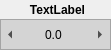
<?xml version="1.0" encoding="UTF-8"?>
<ui version="4.0">
 <class>Form</class>
 <widget class="QWidget" name="Form">
  <property name="geometry">
   <rect>
    <x>0</x>
    <y>0</y>
    <width>111</width>
    <height>50</height>
   </rect>
  </property>
  <property name="sizePolicy">
   <sizepolicy hsizetype="Fixed" vsizetype="Fixed">
    <horstretch>0</horstretch>
    <verstretch>0</verstretch>
   </sizepolicy>
  </property>
  <property name="minimumSize">
   <size>
    <width>111</width>
    <height>50</height>
   </size>
  </property>
  <property name="maximumSize">
   <size>
    <width>111</width>
    <height>50</height>
   </size>
  </property>
  <property name="baseSize">
   <size>
    <width>111</width>
    <height>35</height>
   </size>
  </property>
  <property name="mouseTracking">
   <bool>true</bool>
  </property>
  <property name="windowTitle">
   <string>Form</string>
  </property>
  <property name="toolTip">
   <string/>
  </property>
  <property name="statusTip">
   <string/>
  </property>
  <property name="whatsThis">
   <string/>
  </property>
  <widget class="QFrame" name="frame">
   <property name="geometry">
    <rect>
     <x>0</x>
     <y>19</y>
     <width>111</width>
     <height>31</height>
    </rect>
   </property>
   <property name="sizePolicy">
    <sizepolicy hsizetype="Fixed" vsizetype="Fixed">
     <horstretch>0</horstretch>
     <verstretch>0</verstretch>
    </sizepolicy>
   </property>
   <property name="minimumSize">
    <size>
     <width>111</width>
     <height>31</height>
    </size>
   </property>
   <property name="maximumSize">
    <size>
     <width>111</width>
     <height>31</height>
    </size>
   </property>
   <property name="palette">
    <palette>
     <active>
      <colorrole role="WindowText">
       <brush brushstyle="SolidPattern">
        <color alpha="255">
         <red>0</red>
         <green>0</green>
         <blue>0</blue>
        </color>
       </brush>
      </colorrole>
      <colorrole role="Button">
       <brush brushstyle="SolidPattern">
        <color alpha="255">
         <red>212</red>
         <green>212</green>
         <blue>212</blue>
        </color>
       </brush>
      </colorrole>
      <colorrole role="Light">
       <brush brushstyle="SolidPattern">
        <color alpha="255">
         <red>255</red>
         <green>255</green>
         <blue>255</blue>
        </color>
       </brush>
      </colorrole>
      <colorrole role="Midlight">
       <brush brushstyle="SolidPattern">
        <color alpha="255">
         <red>233</red>
         <green>233</green>
         <blue>233</blue>
        </color>
       </brush>
      </colorrole>
      <colorrole role="Dark">
       <brush brushstyle="SolidPattern">
        <color alpha="255">
         <red>106</red>
         <green>106</green>
         <blue>106</blue>
        </color>
       </brush>
      </colorrole>
      <colorrole role="Mid">
       <brush brushstyle="SolidPattern">
        <color alpha="255">
         <red>141</red>
         <green>141</green>
         <blue>141</blue>
        </color>
       </brush>
      </colorrole>
      <colorrole role="Text">
       <brush brushstyle="SolidPattern">
        <color alpha="255">
         <red>0</red>
         <green>0</green>
         <blue>0</blue>
        </color>
       </brush>
      </colorrole>
      <colorrole role="BrightText">
       <brush brushstyle="SolidPattern">
        <color alpha="255">
         <red>255</red>
         <green>255</green>
         <blue>255</blue>
        </color>
       </brush>
      </colorrole>
      <colorrole role="ButtonText">
       <brush brushstyle="SolidPattern">
        <color alpha="255">
         <red>0</red>
         <green>0</green>
         <blue>0</blue>
        </color>
       </brush>
      </colorrole>
      <colorrole role="Base">
       <brush brushstyle="SolidPattern">
        <color alpha="255">
         <red>255</red>
         <green>255</green>
         <blue>255</blue>
        </color>
       </brush>
      </colorrole>
      <colorrole role="Window">
       <brush brushstyle="SolidPattern">
        <color alpha="255">
         <red>212</red>
         <green>212</green>
         <blue>212</blue>
        </color>
       </brush>
      </colorrole>
      <colorrole role="Shadow">
       <brush brushstyle="SolidPattern">
        <color alpha="255">
         <red>0</red>
         <green>0</green>
         <blue>0</blue>
        </color>
       </brush>
      </colorrole>
      <colorrole role="AlternateBase">
       <brush brushstyle="SolidPattern">
        <color alpha="255">
         <red>233</red>
         <green>233</green>
         <blue>233</blue>
        </color>
       </brush>
      </colorrole>
      <colorrole role="ToolTipBase">
       <brush brushstyle="SolidPattern">
        <color alpha="255">
         <red>255</red>
         <green>255</green>
         <blue>220</blue>
        </color>
       </brush>
      </colorrole>
      <colorrole role="ToolTipText">
       <brush brushstyle="SolidPattern">
        <color alpha="255">
         <red>0</red>
         <green>0</green>
         <blue>0</blue>
        </color>
       </brush>
      </colorrole>
     </active>
     <inactive>
      <colorrole role="WindowText">
       <brush brushstyle="SolidPattern">
        <color alpha="255">
         <red>0</red>
         <green>0</green>
         <blue>0</blue>
        </color>
       </brush>
      </colorrole>
      <colorrole role="Button">
       <brush brushstyle="SolidPattern">
        <color alpha="255">
         <red>212</red>
         <green>212</green>
         <blue>212</blue>
        </color>
       </brush>
      </colorrole>
      <colorrole role="Light">
       <brush brushstyle="SolidPattern">
        <color alpha="255">
         <red>255</red>
         <green>255</green>
         <blue>255</blue>
        </color>
       </brush>
      </colorrole>
      <colorrole role="Midlight">
       <brush brushstyle="SolidPattern">
        <color alpha="255">
         <red>233</red>
         <green>233</green>
         <blue>233</blue>
        </color>
       </brush>
      </colorrole>
      <colorrole role="Dark">
       <brush brushstyle="SolidPattern">
        <color alpha="255">
         <red>106</red>
         <green>106</green>
         <blue>106</blue>
        </color>
       </brush>
      </colorrole>
      <colorrole role="Mid">
       <brush brushstyle="SolidPattern">
        <color alpha="255">
         <red>141</red>
         <green>141</green>
         <blue>141</blue>
        </color>
       </brush>
      </colorrole>
      <colorrole role="Text">
       <brush brushstyle="SolidPattern">
        <color alpha="255">
         <red>0</red>
         <green>0</green>
         <blue>0</blue>
        </color>
       </brush>
      </colorrole>
      <colorrole role="BrightText">
       <brush brushstyle="SolidPattern">
        <color alpha="255">
         <red>255</red>
         <green>255</green>
         <blue>255</blue>
        </color>
       </brush>
      </colorrole>
      <colorrole role="ButtonText">
       <brush brushstyle="SolidPattern">
        <color alpha="255">
         <red>0</red>
         <green>0</green>
         <blue>0</blue>
        </color>
       </brush>
      </colorrole>
      <colorrole role="Base">
       <brush brushstyle="SolidPattern">
        <color alpha="255">
         <red>255</red>
         <green>255</green>
         <blue>255</blue>
        </color>
       </brush>
      </colorrole>
      <colorrole role="Window">
       <brush brushstyle="SolidPattern">
        <color alpha="255">
         <red>212</red>
         <green>212</green>
         <blue>212</blue>
        </color>
       </brush>
      </colorrole>
      <colorrole role="Shadow">
       <brush brushstyle="SolidPattern">
        <color alpha="255">
         <red>0</red>
         <green>0</green>
         <blue>0</blue>
        </color>
       </brush>
      </colorrole>
      <colorrole role="AlternateBase">
       <brush brushstyle="SolidPattern">
        <color alpha="255">
         <red>233</red>
         <green>233</green>
         <blue>233</blue>
        </color>
       </brush>
      </colorrole>
      <colorrole role="ToolTipBase">
       <brush brushstyle="SolidPattern">
        <color alpha="255">
         <red>255</red>
         <green>255</green>
         <blue>220</blue>
        </color>
       </brush>
      </colorrole>
      <colorrole role="ToolTipText">
       <brush brushstyle="SolidPattern">
        <color alpha="255">
         <red>0</red>
         <green>0</green>
         <blue>0</blue>
        </color>
       </brush>
      </colorrole>
     </inactive>
     <disabled>
      <colorrole role="WindowText">
       <brush brushstyle="SolidPattern">
        <color alpha="255">
         <red>106</red>
         <green>106</green>
         <blue>106</blue>
        </color>
       </brush>
      </colorrole>
      <colorrole role="Button">
       <brush brushstyle="SolidPattern">
        <color alpha="255">
         <red>212</red>
         <green>212</green>
         <blue>212</blue>
        </color>
       </brush>
      </colorrole>
      <colorrole role="Light">
       <brush brushstyle="SolidPattern">
        <color alpha="255">
         <red>255</red>
         <green>255</green>
         <blue>255</blue>
        </color>
       </brush>
      </colorrole>
      <colorrole role="Midlight">
       <brush brushstyle="SolidPattern">
        <color alpha="255">
         <red>233</red>
         <green>233</green>
         <blue>233</blue>
        </color>
       </brush>
      </colorrole>
      <colorrole role="Dark">
       <brush brushstyle="SolidPattern">
        <color alpha="255">
         <red>106</red>
         <green>106</green>
         <blue>106</blue>
        </color>
       </brush>
      </colorrole>
      <colorrole role="Mid">
       <brush brushstyle="SolidPattern">
        <color alpha="255">
         <red>141</red>
         <green>141</green>
         <blue>141</blue>
        </color>
       </brush>
      </colorrole>
      <colorrole role="Text">
       <brush brushstyle="SolidPattern">
        <color alpha="255">
         <red>106</red>
         <green>106</green>
         <blue>106</blue>
        </color>
       </brush>
      </colorrole>
      <colorrole role="BrightText">
       <brush brushstyle="SolidPattern">
        <color alpha="255">
         <red>255</red>
         <green>255</green>
         <blue>255</blue>
        </color>
       </brush>
      </colorrole>
      <colorrole role="ButtonText">
       <brush brushstyle="SolidPattern">
        <color alpha="255">
         <red>106</red>
         <green>106</green>
         <blue>106</blue>
        </color>
       </brush>
      </colorrole>
      <colorrole role="Base">
       <brush brushstyle="SolidPattern">
        <color alpha="255">
         <red>212</red>
         <green>212</green>
         <blue>212</blue>
        </color>
       </brush>
      </colorrole>
      <colorrole role="Window">
       <brush brushstyle="SolidPattern">
        <color alpha="255">
         <red>212</red>
         <green>212</green>
         <blue>212</blue>
        </color>
       </brush>
      </colorrole>
      <colorrole role="Shadow">
       <brush brushstyle="SolidPattern">
        <color alpha="255">
         <red>0</red>
         <green>0</green>
         <blue>0</blue>
        </color>
       </brush>
      </colorrole>
      <colorrole role="AlternateBase">
       <brush brushstyle="SolidPattern">
        <color alpha="255">
         <red>212</red>
         <green>212</green>
         <blue>212</blue>
        </color>
       </brush>
      </colorrole>
      <colorrole role="ToolTipBase">
       <brush brushstyle="SolidPattern">
        <color alpha="255">
         <red>255</red>
         <green>255</green>
         <blue>220</blue>
        </color>
       </brush>
      </colorrole>
      <colorrole role="ToolTipText">
       <brush brushstyle="SolidPattern">
        <color alpha="255">
         <red>0</red>
         <green>0</green>
         <blue>0</blue>
        </color>
       </brush>
      </colorrole>
     </disabled>
    </palette>
   </property>
   <property name="layoutDirection">
    <enum>Qt::RightToLeft</enum>
   </property>
   <property name="autoFillBackground">
    <bool>true</bool>
   </property>
   <property name="frameShape">
    <enum>QFrame::StyledPanel</enum>
   </property>
   <property name="frameShadow">
    <enum>QFrame::Sunken</enum>
   </property>
   <widget class="QToolButton" name="decrementBtn">
    <property name="geometry">
     <rect>
      <x>0</x>
      <y>3</y>
      <width>20</width>
      <height>25</height>
     </rect>
    </property>
    <property name="minimumSize">
     <size>
      <width>20</width>
      <height>25</height>
     </size>
    </property>
    <property name="maximumSize">
     <size>
      <width>25</width>
      <height>25</height>
     </size>
    </property>
    <property name="text">
     <string/>
    </property>
    <property name="icon">
     <iconset>
      <normaloff>:/tool/select/icons/rewind.ico</normaloff>:/tool/select/icons/rewind.ico</iconset>
    </property>
    <property name="iconSize">
     <size>
      <width>17</width>
      <height>17</height>
     </size>
    </property>
    <property name="checkable">
     <bool>false</bool>
    </property>
    <property name="popupMode">
     <enum>QToolButton::DelayedPopup</enum>
    </property>
    <property name="autoRaise">
     <bool>true</bool>
    </property>
    <property name="arrowType">
     <enum>Qt::LeftArrow</enum>
    </property>
   </widget>
   <widget class="QToolButton" name="incrementBtn">
    <property name="geometry">
     <rect>
      <x>90</x>
      <y>3</y>
      <width>20</width>
      <height>25</height>
     </rect>
    </property>
    <property name="minimumSize">
     <size>
      <width>20</width>
      <height>25</height>
     </size>
    </property>
    <property name="maximumSize">
     <size>
      <width>25</width>
      <height>25</height>
     </size>
    </property>
    <property name="baseSize">
     <size>
      <width>25</width>
      <height>25</height>
     </size>
    </property>
    <property name="text">
     <string/>
    </property>
    <property name="icon">
     <iconset>
      <normaloff>:/tool/select/icons/forward.ico</normaloff>:/tool/select/icons/forward.ico</iconset>
    </property>
    <property name="iconSize">
     <size>
      <width>17</width>
      <height>17</height>
     </size>
    </property>
    <property name="checkable">
     <bool>false</bool>
    </property>
    <property name="autoRaise">
     <bool>true</bool>
    </property>
    <property name="arrowType">
     <enum>Qt::RightArrow</enum>
    </property>
   </widget>
   <widget class="QLineEdit" name="lineEdit">
    <property name="geometry">
     <rect>
      <x>19</x>
      <y>6</y>
      <width>71</width>
      <height>20</height>
     </rect>
    </property>
    <property name="palette">
     <palette>
      <active>
       <colorrole role="WindowText">
        <brush brushstyle="SolidPattern">
         <color alpha="255">
          <red>0</red>
          <green>0</green>
          <blue>0</blue>
         </color>
        </brush>
       </colorrole>
       <colorrole role="Button">
        <brush brushstyle="SolidPattern">
         <color alpha="255">
          <red>212</red>
          <green>212</green>
          <blue>212</blue>
         </color>
        </brush>
       </colorrole>
       <colorrole role="Light">
        <brush brushstyle="SolidPattern">
         <color alpha="255">
          <red>212</red>
          <green>212</green>
          <blue>212</blue>
         </color>
        </brush>
       </colorrole>
       <colorrole role="Midlight">
        <brush brushstyle="SolidPattern">
         <color alpha="255">
          <red>233</red>
          <green>233</green>
          <blue>233</blue>
         </color>
        </brush>
       </colorrole>
       <colorrole role="Dark">
        <brush brushstyle="SolidPattern">
         <color alpha="255">
          <red>106</red>
          <green>106</green>
          <blue>106</blue>
         </color>
        </brush>
       </colorrole>
       <colorrole role="Mid">
        <brush brushstyle="SolidPattern">
         <color alpha="255">
          <red>141</red>
          <green>141</green>
          <blue>141</blue>
         </color>
        </brush>
       </colorrole>
       <colorrole role="Text">
        <brush brushstyle="SolidPattern">
         <color alpha="255">
          <red>0</red>
          <green>0</green>
          <blue>0</blue>
         </color>
        </brush>
       </colorrole>
       <colorrole role="BrightText">
        <brush brushstyle="SolidPattern">
         <color alpha="255">
          <red>212</red>
          <green>212</green>
          <blue>212</blue>
         </color>
        </brush>
       </colorrole>
       <colorrole role="ButtonText">
        <brush brushstyle="SolidPattern">
         <color alpha="255">
          <red>0</red>
          <green>0</green>
          <blue>0</blue>
         </color>
        </brush>
       </colorrole>
       <colorrole role="Base">
        <brush brushstyle="SolidPattern">
         <color alpha="255">
          <red>212</red>
          <green>212</green>
          <blue>212</blue>
         </color>
        </brush>
       </colorrole>
       <colorrole role="Window">
        <brush brushstyle="SolidPattern">
         <color alpha="255">
          <red>212</red>
          <green>212</green>
          <blue>212</blue>
         </color>
        </brush>
       </colorrole>
       <colorrole role="Shadow">
        <brush brushstyle="SolidPattern">
         <color alpha="255">
          <red>0</red>
          <green>0</green>
          <blue>0</blue>
         </color>
        </brush>
       </colorrole>
       <colorrole role="HighlightedText">
        <brush brushstyle="SolidPattern">
         <color alpha="255">
          <red>212</red>
          <green>212</green>
          <blue>212</blue>
         </color>
        </brush>
       </colorrole>
       <colorrole role="AlternateBase">
        <brush brushstyle="SolidPattern">
         <color alpha="255">
          <red>233</red>
          <green>233</green>
          <blue>233</blue>
         </color>
        </brush>
       </colorrole>
       <colorrole role="NoRole">
        <brush brushstyle="SolidPattern">
         <color alpha="255">
          <red>212</red>
          <green>212</green>
          <blue>212</blue>
         </color>
        </brush>
       </colorrole>
       <colorrole role="ToolTipBase">
        <brush brushstyle="SolidPattern">
         <color alpha="255">
          <red>255</red>
          <green>255</green>
          <blue>220</blue>
         </color>
        </brush>
       </colorrole>
       <colorrole role="ToolTipText">
        <brush brushstyle="SolidPattern">
         <color alpha="255">
          <red>0</red>
          <green>0</green>
          <blue>0</blue>
         </color>
        </brush>
       </colorrole>
      </active>
      <inactive>
       <colorrole role="WindowText">
        <brush brushstyle="SolidPattern">
         <color alpha="255">
          <red>0</red>
          <green>0</green>
          <blue>0</blue>
         </color>
        </brush>
       </colorrole>
       <colorrole role="Button">
        <brush brushstyle="SolidPattern">
         <color alpha="255">
          <red>212</red>
          <green>212</green>
          <blue>212</blue>
         </color>
        </brush>
       </colorrole>
       <colorrole role="Light">
        <brush brushstyle="SolidPattern">
         <color alpha="255">
          <red>212</red>
          <green>212</green>
          <blue>212</blue>
         </color>
        </brush>
       </colorrole>
       <colorrole role="Midlight">
        <brush brushstyle="SolidPattern">
         <color alpha="255">
          <red>233</red>
          <green>233</green>
          <blue>233</blue>
         </color>
        </brush>
       </colorrole>
       <colorrole role="Dark">
        <brush brushstyle="SolidPattern">
         <color alpha="255">
          <red>106</red>
          <green>106</green>
          <blue>106</blue>
         </color>
        </brush>
       </colorrole>
       <colorrole role="Mid">
        <brush brushstyle="SolidPattern">
         <color alpha="255">
          <red>141</red>
          <green>141</green>
          <blue>141</blue>
         </color>
        </brush>
       </colorrole>
       <colorrole role="Text">
        <brush brushstyle="SolidPattern">
         <color alpha="255">
          <red>0</red>
          <green>0</green>
          <blue>0</blue>
         </color>
        </brush>
       </colorrole>
       <colorrole role="BrightText">
        <brush brushstyle="SolidPattern">
         <color alpha="255">
          <red>212</red>
          <green>212</green>
          <blue>212</blue>
         </color>
        </brush>
       </colorrole>
       <colorrole role="ButtonText">
        <brush brushstyle="SolidPattern">
         <color alpha="255">
          <red>0</red>
          <green>0</green>
          <blue>0</blue>
         </color>
        </brush>
       </colorrole>
       <colorrole role="Base">
        <brush brushstyle="SolidPattern">
         <color alpha="255">
          <red>212</red>
          <green>212</green>
          <blue>212</blue>
         </color>
        </brush>
       </colorrole>
       <colorrole role="Window">
        <brush brushstyle="SolidPattern">
         <color alpha="255">
          <red>212</red>
          <green>212</green>
          <blue>212</blue>
         </color>
        </brush>
       </colorrole>
       <colorrole role="Shadow">
        <brush brushstyle="SolidPattern">
         <color alpha="255">
          <red>0</red>
          <green>0</green>
          <blue>0</blue>
         </color>
        </brush>
       </colorrole>
       <colorrole role="HighlightedText">
        <brush brushstyle="SolidPattern">
         <color alpha="255">
          <red>212</red>
          <green>212</green>
          <blue>212</blue>
         </color>
        </brush>
       </colorrole>
       <colorrole role="AlternateBase">
        <brush brushstyle="SolidPattern">
         <color alpha="255">
          <red>233</red>
          <green>233</green>
          <blue>233</blue>
         </color>
        </brush>
       </colorrole>
       <colorrole role="NoRole">
        <brush brushstyle="SolidPattern">
         <color alpha="255">
          <red>212</red>
          <green>212</green>
          <blue>212</blue>
         </color>
        </brush>
       </colorrole>
       <colorrole role="ToolTipBase">
        <brush brushstyle="SolidPattern">
         <color alpha="255">
          <red>255</red>
          <green>255</green>
          <blue>220</blue>
         </color>
        </brush>
       </colorrole>
       <colorrole role="ToolTipText">
        <brush brushstyle="SolidPattern">
         <color alpha="255">
          <red>0</red>
          <green>0</green>
          <blue>0</blue>
         </color>
        </brush>
       </colorrole>
      </inactive>
      <disabled>
       <colorrole role="WindowText">
        <brush brushstyle="SolidPattern">
         <color alpha="255">
          <red>106</red>
          <green>106</green>
          <blue>106</blue>
         </color>
        </brush>
       </colorrole>
       <colorrole role="Button">
        <brush brushstyle="SolidPattern">
         <color alpha="255">
          <red>212</red>
          <green>212</green>
          <blue>212</blue>
         </color>
        </brush>
       </colorrole>
       <colorrole role="Light">
        <brush brushstyle="SolidPattern">
         <color alpha="255">
          <red>212</red>
          <green>212</green>
          <blue>212</blue>
         </color>
        </brush>
       </colorrole>
       <colorrole role="Midlight">
        <brush brushstyle="SolidPattern">
         <color alpha="255">
          <red>233</red>
          <green>233</green>
          <blue>233</blue>
         </color>
        </brush>
       </colorrole>
       <colorrole role="Dark">
        <brush brushstyle="SolidPattern">
         <color alpha="255">
          <red>106</red>
          <green>106</green>
          <blue>106</blue>
         </color>
        </brush>
       </colorrole>
       <colorrole role="Mid">
        <brush brushstyle="SolidPattern">
         <color alpha="255">
          <red>141</red>
          <green>141</green>
          <blue>141</blue>
         </color>
        </brush>
       </colorrole>
       <colorrole role="Text">
        <brush brushstyle="SolidPattern">
         <color alpha="255">
          <red>106</red>
          <green>106</green>
          <blue>106</blue>
         </color>
        </brush>
       </colorrole>
       <colorrole role="BrightText">
        <brush brushstyle="SolidPattern">
         <color alpha="255">
          <red>212</red>
          <green>212</green>
          <blue>212</blue>
         </color>
        </brush>
       </colorrole>
       <colorrole role="ButtonText">
        <brush brushstyle="SolidPattern">
         <color alpha="255">
          <red>106</red>
          <green>106</green>
          <blue>106</blue>
         </color>
        </brush>
       </colorrole>
       <colorrole role="Base">
        <brush brushstyle="SolidPattern">
         <color alpha="255">
          <red>212</red>
          <green>212</green>
          <blue>212</blue>
         </color>
        </brush>
       </colorrole>
       <colorrole role="Window">
        <brush brushstyle="SolidPattern">
         <color alpha="255">
          <red>212</red>
          <green>212</green>
          <blue>212</blue>
         </color>
        </brush>
       </colorrole>
       <colorrole role="Shadow">
        <brush brushstyle="SolidPattern">
         <color alpha="255">
          <red>0</red>
          <green>0</green>
          <blue>0</blue>
         </color>
        </brush>
       </colorrole>
       <colorrole role="HighlightedText">
        <brush brushstyle="SolidPattern">
         <color alpha="255">
          <red>212</red>
          <green>212</green>
          <blue>212</blue>
         </color>
        </brush>
       </colorrole>
       <colorrole role="AlternateBase">
        <brush brushstyle="SolidPattern">
         <color alpha="255">
          <red>212</red>
          <green>212</green>
          <blue>212</blue>
         </color>
        </brush>
       </colorrole>
       <colorrole role="NoRole">
        <brush brushstyle="SolidPattern">
         <color alpha="255">
          <red>212</red>
          <green>212</green>
          <blue>212</blue>
         </color>
        </brush>
       </colorrole>
       <colorrole role="ToolTipBase">
        <brush brushstyle="SolidPattern">
         <color alpha="255">
          <red>255</red>
          <green>255</green>
          <blue>220</blue>
         </color>
        </brush>
       </colorrole>
       <colorrole role="ToolTipText">
        <brush brushstyle="SolidPattern">
         <color alpha="255">
          <red>0</red>
          <green>0</green>
          <blue>0</blue>
         </color>
        </brush>
       </colorrole>
      </disabled>
     </palette>
    </property>
    <property name="acceptDrops">
     <bool>false</bool>
    </property>
    <property name="autoFillBackground">
     <bool>true</bool>
    </property>
    <property name="text">
     <string>0.0</string>
    </property>
    <property name="maxLength">
     <number>10</number>
    </property>
    <property name="frame">
     <bool>false</bool>
    </property>
    <property name="alignment">
     <set>Qt::AlignCenter</set>
    </property>
    <property name="readOnly">
     <bool>false</bool>
    </property>
   </widget>
  </widget>
  <widget class="QLabel" name="label">
   <property name="geometry">
    <rect>
     <x>2</x>
     <y>0</y>
     <width>111</width>
     <height>20</height>
    </rect>
   </property>
   <property name="minimumSize">
    <size>
     <width>111</width>
     <height>20</height>
    </size>
   </property>
   <property name="maximumSize">
    <size>
     <width>16777215</width>
     <height>16777207</height>
    </size>
   </property>
   <property name="font">
    <font>
     <weight>75</weight>
     <bold>true</bold>
    </font>
   </property>
   <property name="text">
    <string>TextLabel</string>
   </property>
   <property name="alignment">
    <set>Qt::AlignCenter</set>
   </property>
  </widget>
 </widget>
 <resources/>
 <connections/>
</ui>
